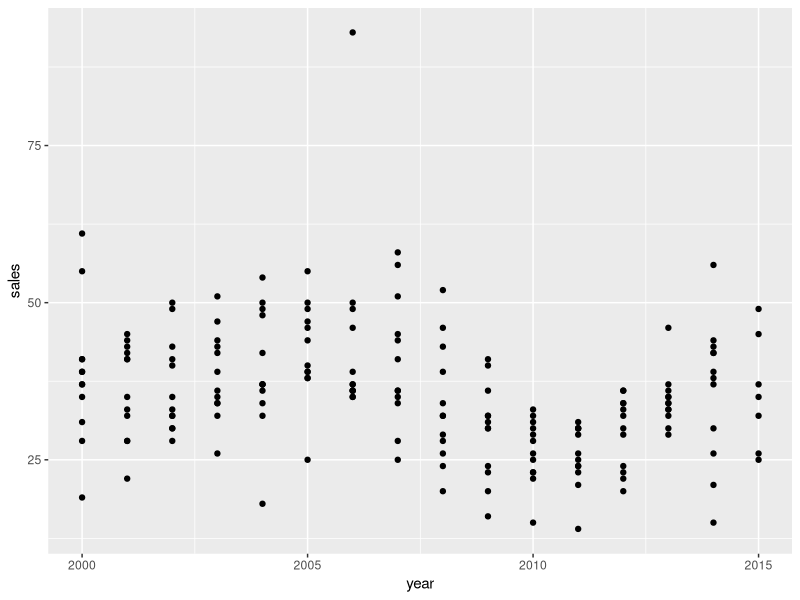
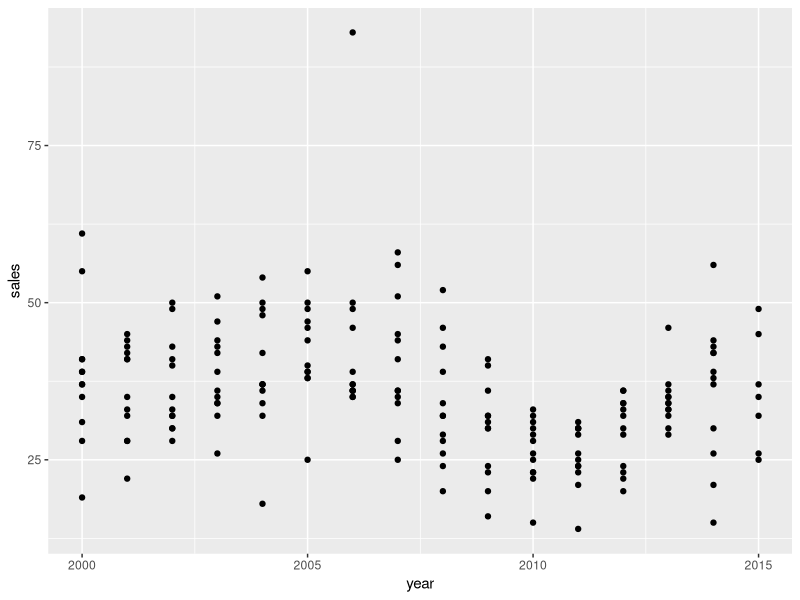
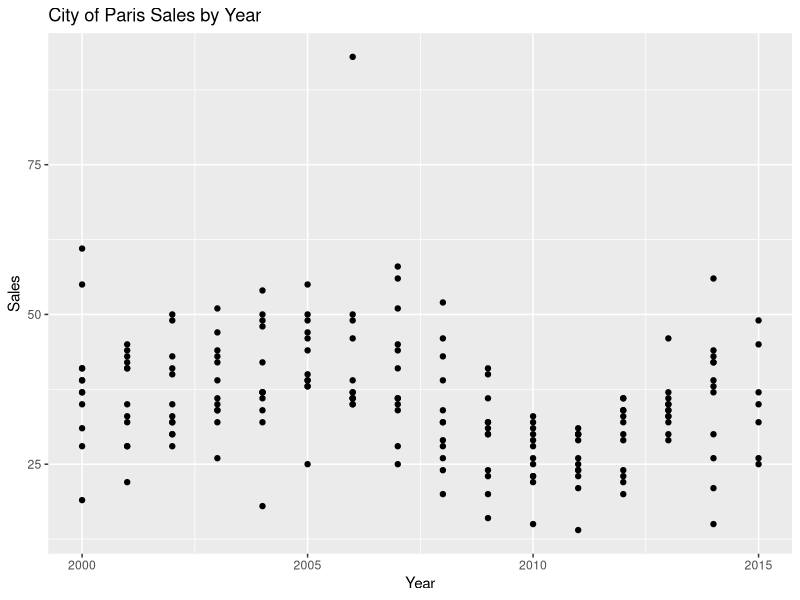
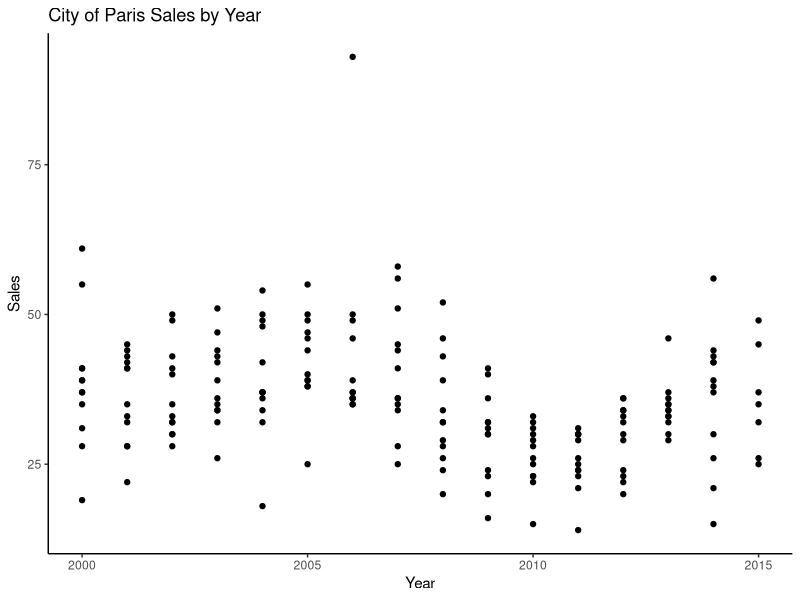
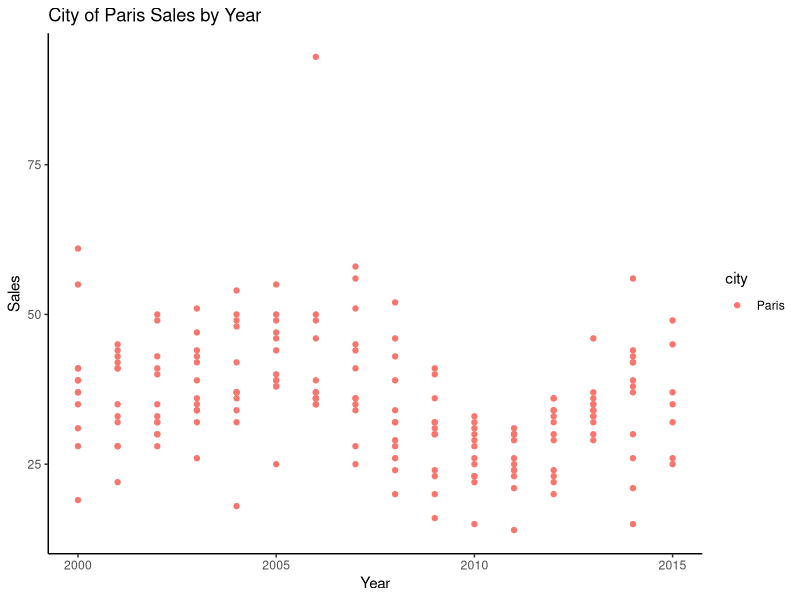
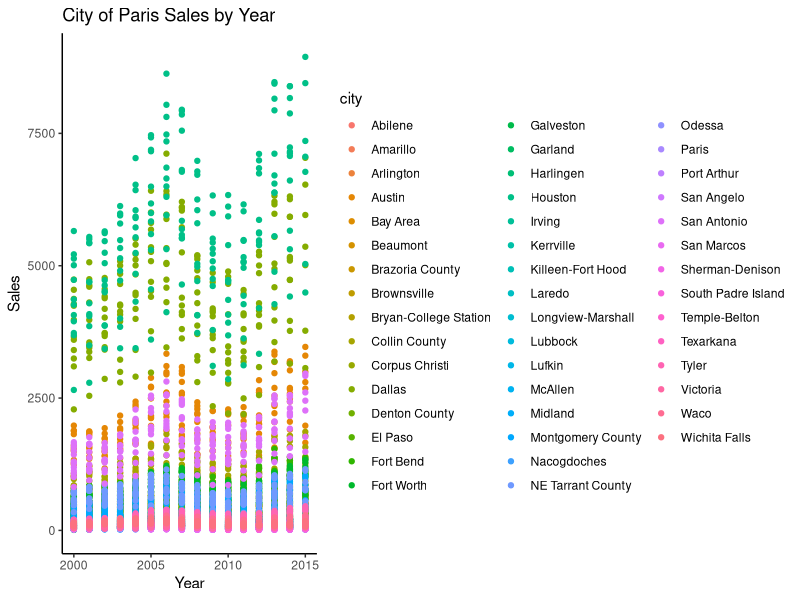
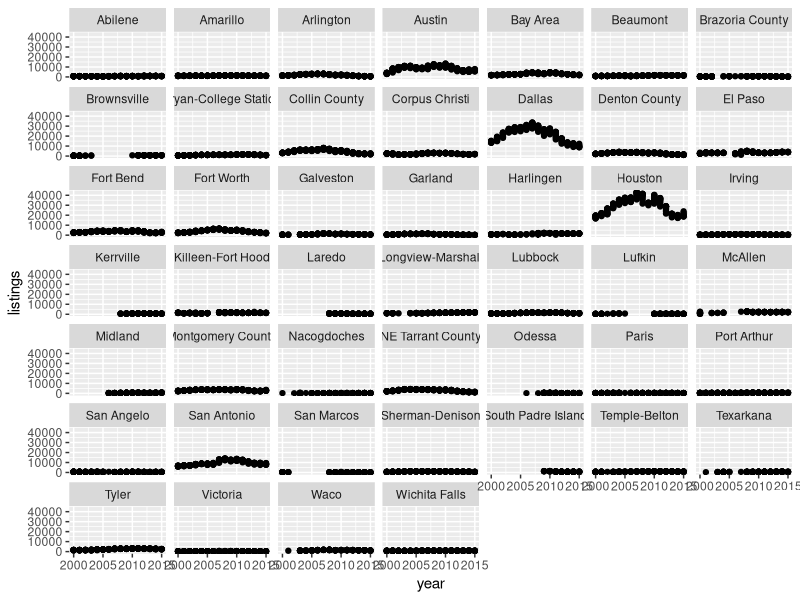
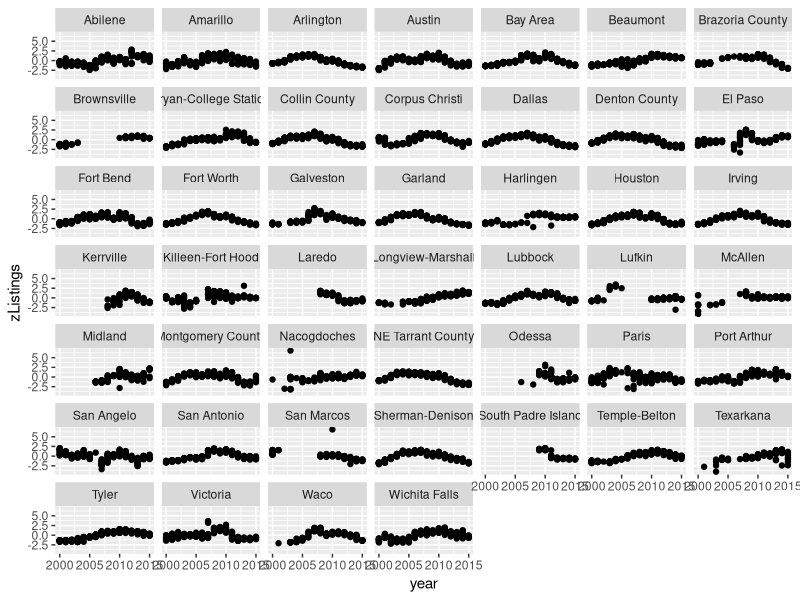

Write R code to recreate these figures, in order. (Note: this script raises an error after producing the figures.)
## ---- chunk 1
library(tidyverse)
## ---- chunk 2
txhousing %>%
  filter(city == "Paris")
## ---- chunk 3
txhousing %>%
  filter(city == "Paris") %>%
  ggplot(aes(x = year , y = sales)) + geom_point()

## ---- chunk 4
by_itself <- txhousing %>%
  filter(city == "Paris")

ggplot(by_itself, aes(x = year , y = sales)) + geom_point()


## ---- chunk 5

txhousing %>%
  filter(city == "Paris") %>%
  ggplot(aes(x = year , y = sales)) + geom_point() + 
  labs(title = "City of Paris Sales by Year", x = "Year", y = "Sales")


txhousing %>%
  filter(city == "Paris") %>%
  ggplot(aes(x = year , y = sales)) + geom_point() + 
  labs(title = "City of Paris Sales by Year", x = "Year", y = "Sales") +
  theme_classic()

txhousing %>%
  filter(city == "Paris") %>%
  ggplot(aes(x = year , y = sales, color = city)) + geom_point() + 
  labs(title = "City of Paris Sales by Year", x = "Year", y = "Sales") +
  theme_classic()

txhousing %>%
#  filter(city == "Paris") %>%
  ggplot(aes(x = year , y = sales, color = city)) + geom_point() + 
  labs(title = "City of Paris Sales by Year", x = "Year", y = "Sales") +
  theme_classic()

txhousing %>%
  ggplot(aes(x = year, y = listings)) + geom_point() +
  facet_wrap(~city)

txhousing %>%
  group_by(city) %>%
  mutate(zListings = scale(listings)) %>%
  ungroup(city) %>%
  ggplot(aes(x = year, y = zListings)) + geom_point() +
  facet_wrap(~city)
## ---- chunk 6

elpasoVaustin <- txhousing %>%
  select(city, sales) %>%
  filter(city == "El Paso" | city == "Austin")
## ---- chunk 7
# Welch's T test
t.test(elpasoVaustin$sales ~ elpasoVaustin$city )

# Student's T Test
t.test(elpasoVaustin$sales ~ elpasoVaustin$city, var.equal = TRUE )

# Paired T-test 
# ( Bad use here! )
t.test(elpasoVaustin$sales ~ elpasoVaustin$city, paired = TRUE )
## ---- chunk 8
options(scipen = 999) # Remove Scientfic notation from R 
model1 <- lm(sales ~ listings, data = txhousing)
summary(model1)
## ---- chunk 9
model2 <- lm(sales ~ listings + year, data = txhousing)
summary(model2)
plot(model2)
## ---- chunk 10
anova(model1, model2)
